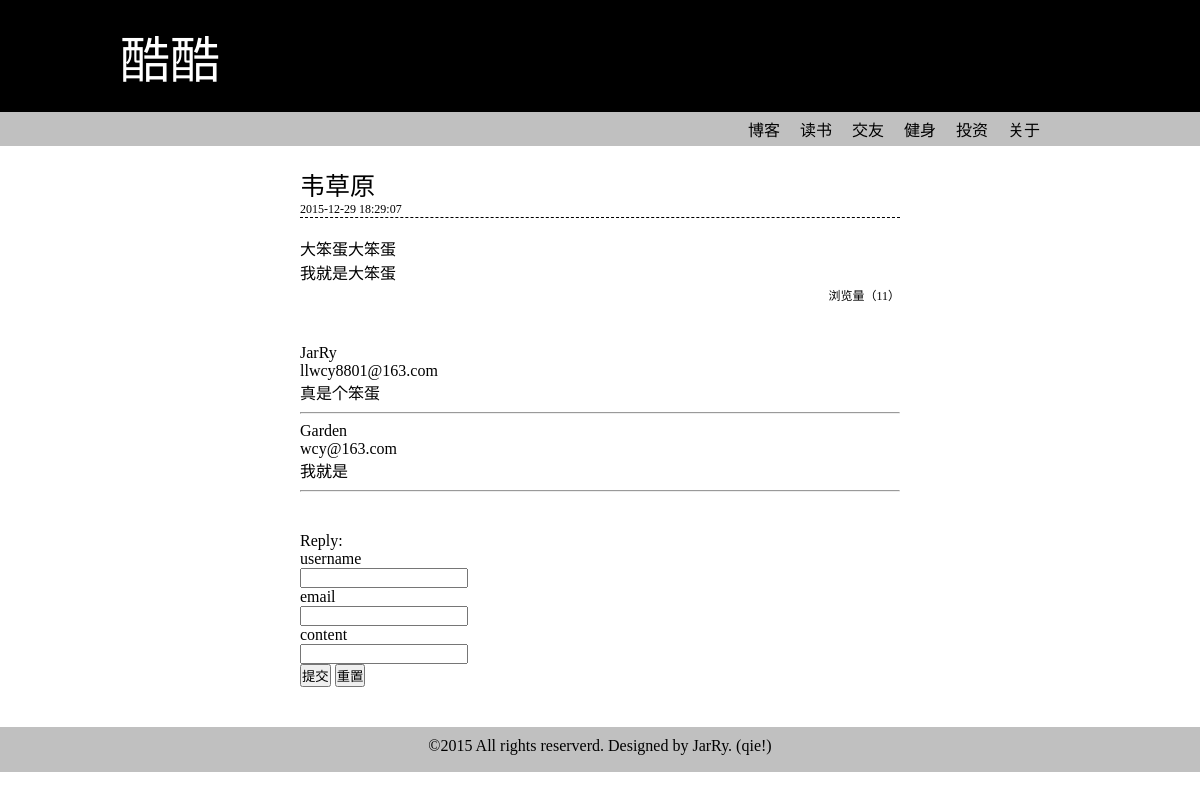
The app's page /showpost.php?postid=13 with its own data.
### tables this page shows
CREATE TABLE IF NOT EXISTS `posts` (
  `id` int(10) NOT NULL AUTO_INCREMENT,
  `title` varchar(30) NOT NULL,
  `content` varchar(2000) NOT NULL,
  `jointime` datetime DEFAULT NULL,
  `user_id` int(11) NOT NULL,
  `articletype_id` int(11) DEFAULT NULL,
  `pv` int(11) NOT NULL,
  `up` int(11) NOT NULL,
  `down` int(11) NOT NULL,
  PRIMARY KEY (`id`)
);

CREATE TABLE IF NOT EXISTS `reply` (
  `id` int(10) NOT NULL AUTO_INCREMENT,
  `content` varchar(255) NOT NULL,
  `username` varchar(20) NOT NULL,
  `email` varchar(20) NOT NULL,
  `posts_id` int(11) NOT NULL,
  `replytime` datetime DEFAULT NULL,
  PRIMARY KEY (`id`)
);

### showpost.php (the view, shortened to what this page needs)
<?php
include('config.php');
$postid = $_GET['postid'];
$sql_post = 'select * from posts where id =' . $postid;
$result_post = mysql_query($sql_post, $q);
$row_post = mysql_fetch_array($result_post);
$sql_reply = 'select * from reply where posts_id=' . $postid;
$result_reply = mysql_query($sql_reply, $q);
?>
<?php include('header.php'); ?>
<div class="col">
    <h2 class="post-title"><?php echo $row_post[1]; ?></h2>
    <div class="post-jointime"><?php echo $row_post[3]; ?></div>
    <div class="post-content"><?php echo $row_post[2]; ?></div>
    <div class='post-edit'>
        <?php
        if (isset($_SESSION['user_id'])) {
            echo "<span>浏览量（" . $row_post['pv'] . "）</span>";
            echo "<a href='editpost.php?postid=$row_post[0]'>编辑</a>";
        } else {
            echo "<span>浏览量（" . $row_post['pv'] . "）</span>";
        }
        ?>
    </div>
</div>
<div class="replies">
    <?php
    while ($row_reply = mysql_fetch_array($result_reply)) {
        echo "<div class='reply'>";
        echo "<div class='reply-username'>$row_reply[2]</div>";
        echo "<div class='reply-email'>$row_reply[3]</div>";
        echo "<div class='reply-content'>$row_reply[1]</div>";
        echo "</div>";
        echo "<hr/>";
    }
    ?>
    <div class="new-reply">
        <form action='action.php?action=reply&postid=<?php echo $postid; ?>' method='post'>
            <div class='reply-titel'>Reply:</div>
            <div class='reply-username'>
                <div>username</div>
                <div><input type='text' name='username'/></div>
            </div>
            <div class='reply-email'>
                <div>email</div>
                <div><input type='text' name='email'/></div>
            </div>
            <div class='reply-content'>
                <div>content</div>
                <div><input type='text' name='content'/></div>
            </div>
            <input type='submit' value='提交'/>
            <input type='reset' value='重置'/>
        </form>
    </div>
</div>
<?php include('footer.php'); ?>

### css/base.css (style rules this page uses)
body,div,dl,dt,dd,ul,ol,li,h1,h2,h3,h4,h5,h6,pre,form,fieldset,input,textarea,p,blockquote,th,td { margin: 0;padding: 0;font-family: 微软雅黑 }
h1,h2,h3,h4,h5,h6 { font-size: 100%;font-weight: normal; }

### css/css.css (style rules this page uses)
.col { width: 600px;margin: 20px auto }
.post-title { font-size: 25px }
.post-content { margin: 20px auto 0;line-height: 150% }
.post-jointime { font-size: 12px;border-bottom: 1px dashed; }
.post-edit { text-align: right;font-size: 12px }
.replies { width: 600px;margin: 40px auto }
.new-reply { margin-top: 40px }

### records on screen
posts: title "韦草原", jointime "2015-12-29 18:29:07", content "大笨蛋大笨蛋 我就是大笨蛋", pv "11"
reply: username "JarRy", email "llwcy8801@163.com", content "真是个笨蛋"
reply: username "Garden", email "wcy@163.com", content "我就是"
